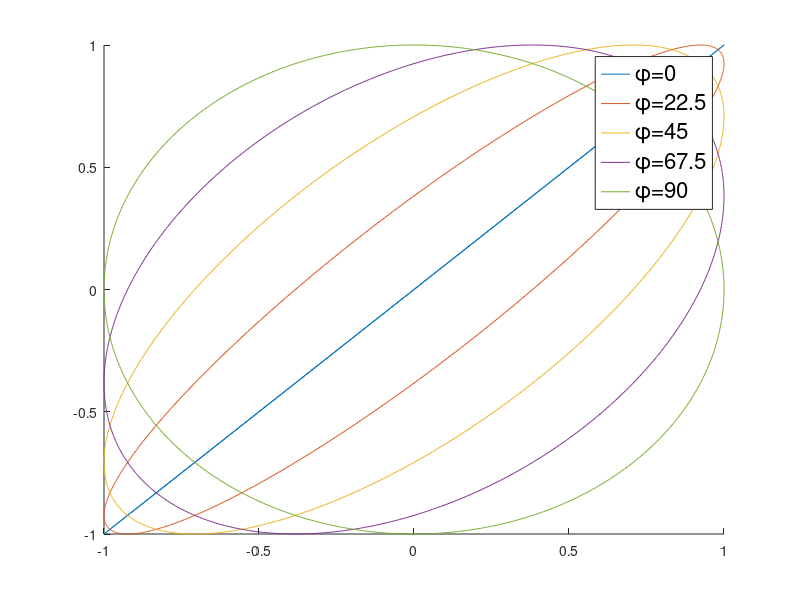
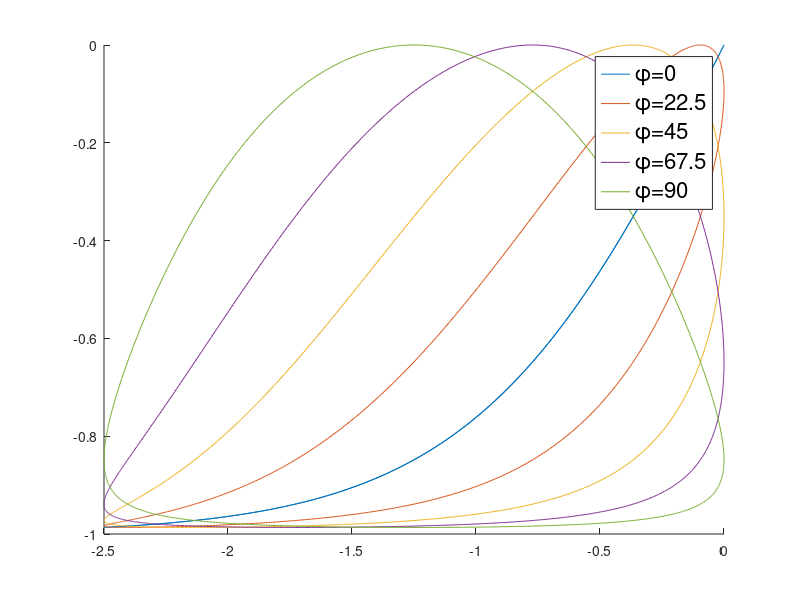

MATLAB code to generate these figures, in order:
% Check behavior of phase lag

clear
clc
close all

fs = 16;

t=linspace(0,2*pi,1000);
phases=linspace(0,pi/2,5);

nphase=length(phases);
figure(1);
hold on;
col = lines(nphase);
for i=1:nphase
  phi=phases(i);
  plot(sin(t),sin(t+phi), 'Color', col(i,:)); hold on;
  legs{i} = ['\phi=',num2str(phi*180/pi)];
end
legend(legs, 'Interpreter', 'tex', 'FontSize', fs)


% Phase lag with a hyperbolic tangent
% varying between [-2.5 0]

amin = -2.5;
amax = 0;
alpha0 = (amin+amax)/2;
amp = amax - alpha0;

alpha=alpha0 + amp*sin(t);
figure(2);
hold on;
for i=1:nphase
  phi=phases(i);
  lagalpha = alpha0 + amp*sin(t+phi);
  response = tanh(lagalpha);
  plot(alpha,response, 'Color', col(i,:)); hold on;
  legs{i} = ['\phi=',num2str(phi*180/pi)];
end
legend(legs, 'Interpreter', 'tex', 'FontSize', fs)




